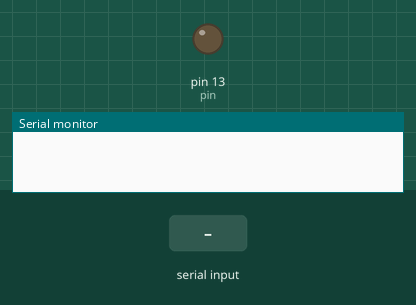
A sketch run on a simulated Arduino Uno, built with avr-gcc and run on an emulated ATmega328P. Shown: output pins drawn as LEDs (lit = HIGH), the last lines printed to the serial monitor. The inputs (shaded band) are chosen by the test bench.

Above: at 1.2 s.
1.3 s: "A\n" received over Serial
At 1.65 s:
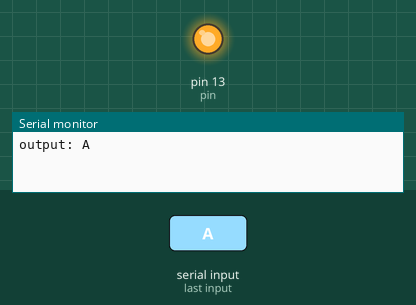
3.3 s: "B\n" received over Serial
At 5.1 s:
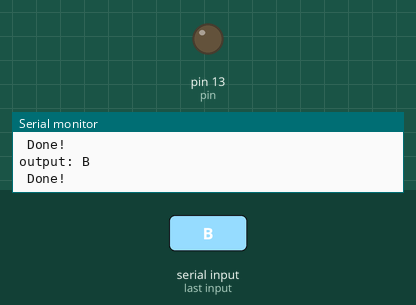
6.3 s: "C\n" received over Serial
At 6.45 s:
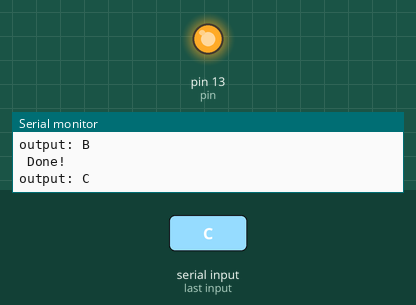
Timing chart, 0 to 9.3 s (numbered marks = the images above; inputs shaded):
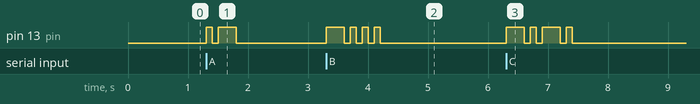

Measured:
- after the input at 1.3 s, pin 13 (pin): LOW → HIGH at once, → LOW 0.10 s later, → HIGH 0.10 s later, → LOW 0.30 s later
- after the input at 3.3 s, pin 13 (pin): LOW → HIGH at once, then repeats every 0.20 s: LOW 0.10 s, HIGH 0.10 s, until it stays LOW from 4.2 s
- after the input at 6.3 s, pin 13 (pin): LOW → HIGH at once, → LOW 0.30 s later, → HIGH 0.10 s later, → LOW 0.10 s later, … (8 changes in this stretch)

The sketch:

Moorse_Code.ino
```cpp
//Sets the time for one unit in milliseconds. Higher values = faster signaling. Lower values = slower signaling.
int unitInterval = 100;
String sentence = "";
int pin = LED_BUILTIN;
//Listens through the serial monitor for input.
//You may set sentence to whatever you're trying to broadcast instead
///////////////////////////////////////////////////////////////////////////////////////////////////////////////
char input = '%';
void setup() {

  Serial.begin(9600);
  pinMode(pin, OUTPUT);
}
void unit(){
  delay(unitInterval);
}
void dot(){
  digitalWrite(pin, HIGH);
  delay(unitInterval);
  digitalWrite(pin, LOW);
  unit();
}
void dash(){
  digitalWrite(pin, HIGH);
  delay(unitInterval * 3);
  digitalWrite(pin, LOW);
  unit();
}
void wordspace(){
  delay(unitInterval * 7);
}
void loop() {
  bool valid = true;
  /*Wait for input & basic input validation.*/
  while(input != '\n'){
      if(Serial.available() > 0){
        input = char(Serial.read());
        //If it is a number
        if(input >= 65 && input <= 90){
          sentence+=input;
        }
        //or if it is a upper or lowercase letter
        else if( (input >= 48 && input <= 57) || (input >= 97 && input <= 122) ){
          sentence+=input;
        }
        //or if it is a space
        else if(input == 32){
          sentence+=input;
        }
        else if(input > 32){
          Serial.print("\n");
          Serial.write(input);
          Serial.print(" is not a valid character!");
          Serial.print("\n");
          valid = false;
        }
      }
   }
   if(valid){
     sentence.toUpperCase();
     //Iterate through the string and blink the corresponding moorse code sequence
     Serial.write("\n");
     Serial.write("output: ");
     for (int i = 0; i < sentence.length(); i++)
    {
      Serial.print(sentence[i]);   // Print your message as it is fed to the translator
    }
     for(int i = 0; i < sentence.length(); i++){
        convert(sentence.charAt(i));
     }
     Serial.print("\n");
     Serial.write("\n Done!");
     Serial.print("\n");
   }
   else
   {
     Serial.write("Finished with error: Invalid chars.");
   }
   //Reset vars
    input = '%';
    sentence = "";
}
//The legwork!
void convert(char in){
  switch(in){
    case 'A' :
    dot();
    dash();
    break;
    case 'B' :
    dash();
    dot();
    dot();
    dot();
    break;
    case 'C' :
    dash();
    dot();
    dash();
    dot();
    break;
    case 'D' :
    dash();
    dot();
    dot();
    break;
    case 'E' :
    dot();
    break;
    case 'F' :
    dot();
    dot();
    dash();
    dot();
    break;
    case 'G' :
    dash();
    dash();
    dot();
    break;
    case 'H' :
    dot();
    dot();
    dot();
    dot();
    break;
    case 'I' :
    dot();
    dot();
    break;
    case 'J' :
    dot();
    dash();
    dash();
    dash();
    break;
    case 'K' :
    dash();
    dot();
    dash();
    break;
    case 'L' :
    dot();
    dash();
    dot();
    dot();
    break;
    case 'M' :
    dash();
    dash();
    break;
    case 'N' :
    dash();
    dot();
    break;
    case 'O' :
    dash();
    dash();
    dash();
    break;
    case 'P' :
    dot();
    dash();
    dash();
    dot();
    break;
    case 'Q' :
    dash();
    dash();
    dot();
    dash();
    break;
    case 'R' :
    dot();
    dash();
    dot();
    break;
    case 'S' :
    dot();
    dot();
    dot();
    break;
    case 'T' :
    dash();
    break;
    case 'U' :
    dot();
    dot();
    dash();
    break;
    case 'V' :
    dot();
    dot();
    dash();
    break;
    case 'W' :
    dot();
    dash();
    dash();
    break;
    case 'X' :
    dash();
    dot();
    dot();
    dash();
    break;
    case 'Y' :
    dash();
    dot();
    dash();
    dash();
    break;
    case 'Z' :
    dash();
    dash();
    dot();
    dot();
    break;
    case '1' :
    dot();
    dash();
    dash();
    dash();
    dash();
    break;
    case '2' :
    dot();
    dot();
    dash();
    dash();
    dash();
    break;
    case '3' :
    dot();
    dot();
    dot();
    dash();
    dash();
    break;
    case '4' :
    dot();
    dot();
    dot();
    dot();
    dash();
    break;
    case '5' :
    dot();
    dot();
    dot();
    dot();
    dot();
    break;
    case '6' :
    dash();
    dot();
    dot();
    dot();
    dot();
    break;
    case '7' :
    dash();
    dash();
    dot();
    dot();
    dot();
    break;
    case '8' :
    dash();
    dash();
    dash();
    dot();
    dot();
    break;
    case '9' :
    dash();
    dash();
    dash();
    dash();
    dot();
    break;
    case '0' :
    dash();
    dash();
    dash();
    dash();
    dash();
    break;
    case 32 :
      wordspace();
    break;
  }
  /*Only if input char isn't a space! (ascii dec 32*/
  if(in != 32){
    /*Since the space beetween letters is three units, and the dash
     * and dot methods both have a unit of space at the end of them, (because i'm lazy.)
     * we must only pause for two units here instead of writing in the pauses manually.
     */
    unit();
    unit();
  }
}
```
